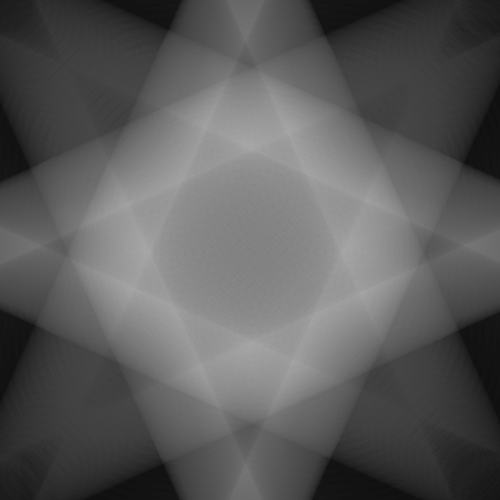
Frame 1 (no input)
Frame 60 (the mouse pressed at the canvas centre just before this capture): identical to frame 1, image omitted
Frame 120 (the mouse held since frame 60 and released just before this capture): identical to frame 1, image omitted

The Processing sketch that drew this single still picture (run headless with seeded random() and noise(); from frame 60 on, the mouse is pressed at the canvas centre):

// Processing sketch: processing_31828
// ── processing_31828.pde

int yo;
int bro;
int ho;
int low;
int blow = 0;
int go = 2;
int bro_yo_change = 5;
 
void setup(){
  size (500, 500);
  background (0, 0, 0);
   
   
        fill(0,0,0,blow);
        strokeWeight(75);
        stroke(250,250,250,go);
                 
        yo = 0;
        bro = 10;
        while(yo < 500){
        ellipse(yo,yo,bro,bro);
        bro = bro + bro_yo_change;
        yo = yo + bro_yo_change;
        }
         
                    fill(0,0,0,blow); 
              stroke(250,250,250,go);      
         
                    yo = 0;
                    bro = 10;
                    ho = 10;
                    low = 500;
                    while(yo < 500){
                    ellipse(yo,low,bro,ho);
                    bro = bro + bro_yo_change;
                    yo = yo + bro_yo_change;
                    ho = ho - bro_yo_change;
                    low = low - bro_yo_change;
                    }
             
             
            fill(0,0,0,blow);
         stroke(250,250,250,go);
         
            yo = 500;
            bro = 10;
            while(yo > 0){
            ellipse(yo, yo, bro, bro);
            bro = bro - bro_yo_change;
            yo = yo - bro_yo_change;
            }      
           
                                         
                     
                     
                           fill(0,0,0,blow);       
         stroke(250,250,250,go);
         
                            yo = 500;
                            bro = 10;
                            ho = 10;
                            low = 0;
                            while(yo > 0){
                            ellipse(yo,low,bro,ho);
                            bro = bro - bro_yo_change;
                            yo = yo - bro_yo_change;
                            ho = ho + bro_yo_change;
                            low = low + bro_yo_change;                   
                            }
                        
}
 
void draw(){
    
      
   
   
}
